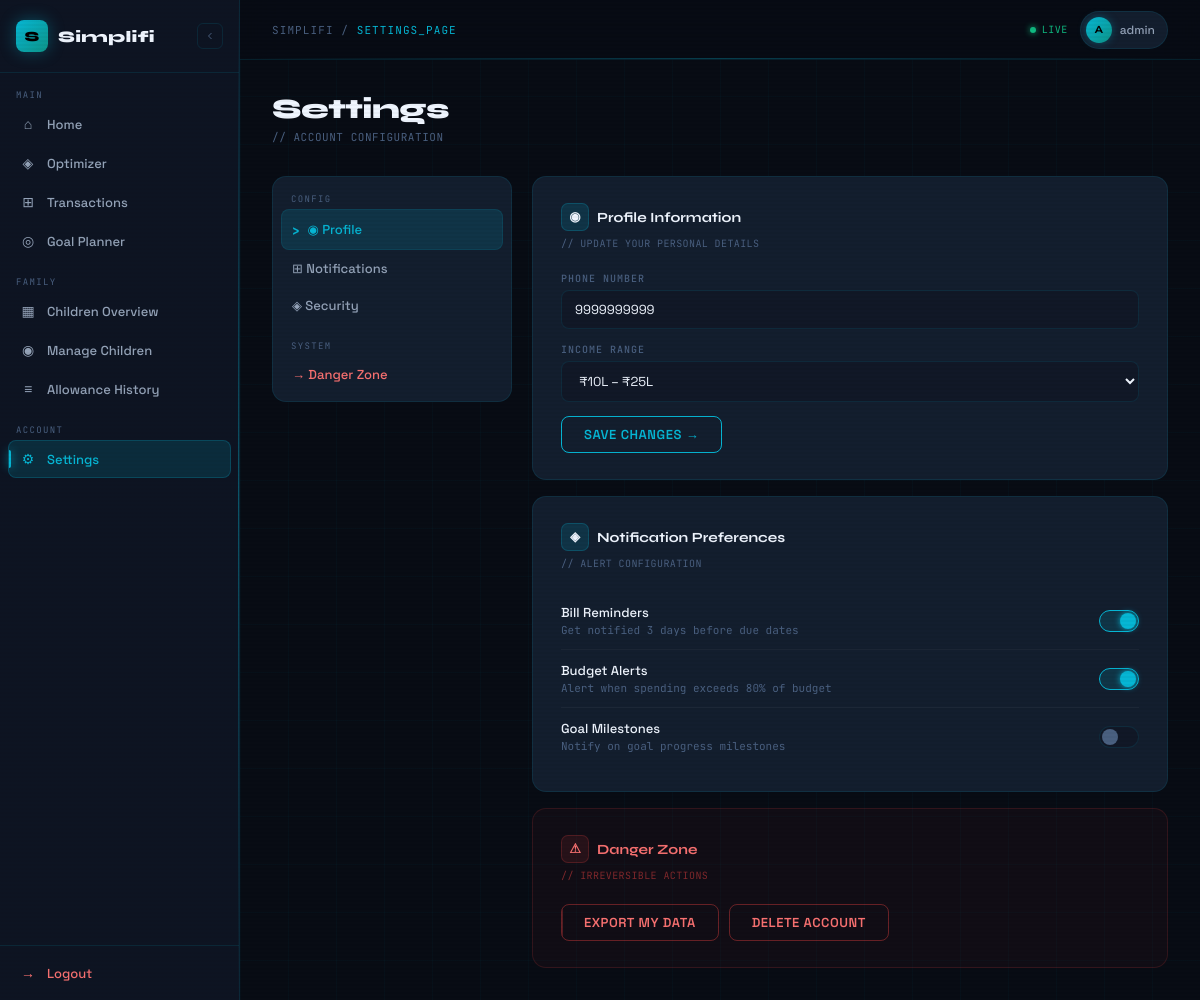
The app's page /auth/settings/ (signed in) with its own data.
### accounts/models.py (models this page shows, shortened)
class User(AbstractUser):
    ROLE_CHOICES = (
        ("parent", "Parent"),
        ("child", "Child"),
    )
    role = models.CharField(
        max_length=20,
        choices=ROLE_CHOICES,
        default="parent"
    )
    phone = models.CharField(max_length=15, blank=True)
    income_range = models.CharField(
        max_length=50,
        choices=[
            ('<5L', 'Below 5L'),
            ('5-10L', '5–10L'),
            ('10-25L', '10–25L'),
            ('25L+', '25L+'),
        ],
        blank=True
    )

### accounts/views.py (the view)
# urls.py: path('settings/', settings_page, name='settings_page'),
@login_required
def settings_page(request):
    if request.method == "POST":
        request.user.phone = request.POST.get("phone")
        request.user.income_range = request.POST.get("income_range")
        request.user.save()
        return redirect("settings_page")
    return render(request, "accounts/settings.html")

### accounts/templates/accounts/settings.html (shortened to what this page needs)
{% extends "accounts/dashboard.html" %}
{% block content %}
<div class="page-header">
  <div>
    <div class="page-title">Settings</div>
    <div class="page-subtitle">// ACCOUNT CONFIGURATION</div>
  </div>
</div>
<div class="settings-grid">
  <div class="settings-nav">
    <div class="sn-label">Config</div>
    <div class="sn-link active">◉ Profile</div>
    <div class="sn-link">⊞ Notifications</div>
    <div class="sn-link">◈ Security</div>
    <div class="sn-label" style="margin-top:8px;">System</div>
    <div class="sn-link" style="color:#f87171;">→ Danger Zone</div>
  </div>
  <div class="settings-content">
    <div class="settings-card delay-1">
      <div class="settings-title">
        <div class="section-icon">◉</div>
        Profile Information
      </div>
      <div class="settings-desc">// UPDATE YOUR PERSONAL DETAILS</div>
      <form method="POST">
        <div class="form-row">
          <label>Phone Number</label>
          <input type="text" name="phone" value="{{ request.user.phone }}" placeholder="+91 XXXXX XXXXX">
        </div>
        <div class="form-row">
          <label>Income Range</label>
          <select name="income_range">
            <option value="10-25L" {% if request.user.income_range == "10-25L" %}selected{% endif %}>₹10L – ₹25L</option>
          </select>
        </div>
        <button type="submit" class="save-btn"><span>Save Changes →</span></button>
      </form>
    </div>
    <div class="settings-card delay-2">
      <div class="settings-title">
        <div class="section-icon">◈</div>
        Notification Preferences
      </div>
      <div class="settings-desc">// ALERT CONFIGURATION</div>
      <div class="toggle-setting">
        <div class="ts-text">
          <div class="ts-name">Bill Reminders</div>
          <div class="ts-desc">Get notified 3 days before due dates</div>
        </div>
        <label class="toggle-wrap">
          <span class="toggle-track"></span>
        </label>
      </div>
      <div class="toggle-setting">
        <div class="ts-text">
          <div class="ts-name">Budget Alerts</div>
          <div class="ts-desc">Alert when spending exceeds 80% of budget</div>
        </div>
        <label class="toggle-wrap">
          <span class="toggle-track"></span>
        </label>
      </div>
      <div class="toggle-setting">
        <div class="ts-text">
          <div class="ts-name">Goal Milestones</div>
          <div class="ts-desc">Notify on goal progress milestones</div>
        </div>
        <label class="toggle-wrap">
          <span class="toggle-track"></span>
        </label>
      </div>
    </div>
    <div class="settings-card danger-card delay-3">
      <div class="settings-title danger-title">
        <div class="section-icon" style="background:rgba(239,68,68,0.1);border-color:rgba(239,68,68,0.2);">⚠</div>
        Danger Zone
      </div>
      <div class="settings-desc" style="color:rgba(239,68,68,0.5);">// IRREVERSIBLE ACTIONS</div>
      <div style="display:flex;gap:10px;flex-wrap:wrap;">
        <button class="save-btn danger-btn"><span>Export My Data</span></button>
        <button class="save-btn danger-btn"><span>Delete Account</span></button>
      </div>
    </div>
  </div>
</div>
{% endblock %}

### accounts/templates/accounts/dashboard.html (shortened to what this page needs)
{% load static %}
<!DOCTYPE html>
<html lang="en">
<head>
</head>
<body>
<div class="shell">
  <aside class="sidebar" id="sidebar">
    <div class="sidebar-logo">
      <div class="logo-mark" onclick="toggleSidebar()">S</div>
      <span class="logo-text">Simplifi</span>
      <button class="toggle-btn" onclick="toggleSidebar()" title="Collapse">
        <svg width="12" height="12" fill="none" stroke="currentColor" stroke-width="2" viewBox="0 0 24 24">
          <path d="M15 18l-6-6 6-6"/>
        </svg>
      </button>
    </div>
    <nav>
      {% if request.user.role == "parent" %}
        <div class="nav-section-label">Main</div>
        <a href="{% url 'dashboard_home' %}" class="nav-link {% if request.resolver_match.url_name == 'dashboard_home' %}active{% endif %}">
          <span class="nav-icon">⌂</span>
          <span class="nav-label">Home</span>
        </a>
        <a href="{% url 'finance_overview' %}" class="nav-link {% if request.resolver_match.url_name == 'finance_overview' %}active{% endif %}">
          <span class="nav-icon">◈</span>
          <span class="nav-label">Optimizer</span>
        </a>
        <a href="{% url 'transactions' %}" class="nav-link {% if request.resolver_match.url_name == 'transactions' %}active{% endif %}">
          <span class="nav-icon">⊞</span>
          <span class="nav-label">Transactions</span>
        </a>
        <a href="{% url 'goal_dashboard' %}" class="nav-link {% if request.resolver_match.url_name == 'goal_dashboard' %}active{% endif %}">
          <span class="nav-icon">◎</span>
          <span class="nav-label">Goal Planner</span>
        </a>
        <div class="nav-section-label" style="margin-top:8px;">Family</div>
        <a href="{% url 'parent_children_dashboard' %}" class="nav-link">
          <span class="nav-icon">▦</span>
          <span class="nav-label">Children Overview</span>
        </a>
        <a href="{% url 'children_list' %}" class="nav-link {% if request.resolver_match.url_name == 'children_list' %}active{% endif %}">
          <span class="nav-icon">◉</span>
          <span class="nav-label">Manage Children</span>
        </a>
        <a href="{% url 'allowance_history' %}" class="nav-link">
          <span class="nav-icon">≡</span>
          <span class="nav-label">Allowance History</span>
        </a>
        <div class="nav-section-label" style="margin-top:8px;">Account</div>
        <a href="{% url 'settings_page' %}" class="nav-link {% if request.resolver_match.url_name == 'settings_page' %}active{% endif %}">
          <span class="nav-icon">⚙</span>
          <span class="nav-label">Settings</span>
        </a>
      {% endif %}
    </nav>
    <div class="sidebar-footer">
      <a href="{% url 'logout' %}" class="logout-link">
        <span class="nav-icon">→</span>
        <span class="logout-label">Logout</span>
      </a>
    </div>
  </aside>
  <div class="main" id="main">
    <div class="topbar">
      <div class="topbar-left">
        <div class="topbar-title">
          SIMPLIFI / <span>{{ request.resolver_match.url_name|upper|default:"DASHBOARD" }}</span>
        </div>
      </div>
      <div class="topbar-right">
        <div class="live-dot">
          <div class="live-pulse"></div>
          LIVE
        </div>
        <div class="user-chip">
          <div class="user-avatar">{{ request.user.username|first|upper }}</div>
          {{ request.user.username }}
        </div>
      </div>
    </div>
    <div class="content-area">
      {% block content %}{% endblock %}
    </div>
  </div>
</div>
</body>
</html>

### accounts/templates/accounts/settings.html (style rules this page uses)
.settings-grid { display: grid; grid-template-columns: 240px 1fr; gap: 20px; margin-top: 8px; }
.settings-nav { background: var(--surface); border: 1px solid var(--border); border-radius: 14px; padding: 8px; height: fit-content; position: sticky; top: 80px; animation: cardIn 0.5s cubic-bezier(0.16,1,0.3,1) both; }
.sn-label { font-family: 'JetBrains Mono', monospace; font-size: 9px; letter-spacing: 0.15em; text-transform: uppercase; color: var(--ink-3); padding: 8px 10px 4px; }
.sn-link { display: flex; align-items: center; gap: 8px; padding: 9px 10px; border-radius: 8px; font-size: 13px; font-weight: 500; color: var(--ink-2); cursor: pointer; transition: all 0.2s; border: 1px solid transparent; text-decoration: none; }
.sn-link:hover, .sn-link.active { background: var(--cyan-dim); color: var(--cyan); border-color: var(--border); }
.sn-link.active::before { content: '›'; color: var(--cyan); font-size: 16px; }
.settings-content { display: flex; flex-direction: column; gap: 16px; }
.settings-card { background: var(--surface); border: 1px solid var(--border); border-radius: 14px; padding: 26px 28px; position: relative; overflow: hidden; animation: cardIn 0.5s cubic-bezier(0.16,1,0.3,1) both; transition: border-color 0.2s; }
.settings-card::before { content: ''; position: absolute; top: 0; left: 0; right: 0; height: 1px; background: linear-gradient(90deg, transparent, var(--cyan), transparent); opacity: 0; transition: opacity 0.3s; }
.settings-card.delay-1 { animation-delay: 0.05s; }
.settings-card.delay-2 { animation-delay: 0.12s; }
.settings-card.delay-3 { animation-delay: 0.19s; }
.settings-title { font-family: 'Syne', sans-serif; font-size: 14px; font-weight: 700; color: var(--ink); margin-bottom: 6px; display: flex; align-items: center; gap: 8px; }
.settings-desc { font-family: 'JetBrains Mono', monospace; font-size: 10px; color: var(--ink-3); margin-bottom: 22px; letter-spacing: 0.04em; }
.form-row { margin-bottom: 14px; }
.form-row label { display: block; font-family: 'JetBrains Mono', monospace; font-size: 10px; font-weight: 500; text-transform: uppercase; letter-spacing: 0.1em; color: var(--ink-3); margin-bottom: 5px; }
.form-row input, .form-row select { width: 100%; padding: 10px 13px; border: 1px solid var(--border); border-radius: 8px; font-family: 'Space Grotesk', sans-serif; font-size: 13px; color: var(--ink); background: var(--bg-3); outline: none; transition: border-color 0.2s, box-shadow 0.2s; }
.form-row select option { background: var(--bg-3); color: var(--ink); }
.save-btn { padding: 9px 22px; background: transparent; color: var(--cyan); border: 1px solid var(--cyan); border-radius: 8px; font-family: 'Space Grotesk', sans-serif; font-size: 13px; font-weight: 600; cursor: pointer; transition: all 0.2s; position: relative; overflow: hidden; letter-spacing: 0.04em; text-transform: uppercase; }
.save-btn::before { content: ''; position: absolute; inset: 0; background: var(--cyan); transform: translateX(-100%); transition: transform 0.25s ease; }
.save-btn span { position: relative; z-index: 1; }
.danger-card { background: rgba(239,68,68,0.04); border-color: rgba(239,68,68,0.15) !important; }
.danger-title { color: #f87171 !important; }
.danger-btn { border-color: rgba(239,68,68,0.4) !important; color: #f87171 !important; }
.danger-btn::before { background: #ef4444 !important; }
.toggle-setting { display: flex; align-items: center; justify-content: space-between; padding: 12px 0; border-bottom: 1px solid rgba(255,255,255,0.04); }
.toggle-setting:last-child { border: none; }
.ts-name { font-size: 13px; font-weight: 500; color: var(--ink); margin-bottom: 2px; }
.ts-desc { font-size: 11px; color: var(--ink-3); font-family: 'JetBrains Mono', monospace; }
.toggle-wrap { position: relative; width: 40px; height: 22px; flex-shrink: 0; }
.toggle-track { position: absolute; inset: 0; background: var(--bg-3); border: 1px solid var(--border); border-radius: 999px; cursor: pointer; transition: background 0.25s, border-color 0.25s; }
.toggle-track::before { content: ''; position: absolute; width: 16px; height: 16px; left: 2px; top: 2px; background: var(--ink-3); border-radius: 50%; transition: transform 0.25s cubic-bezier(0.4,0,0.2,1), background 0.25s; }
.toggle-wrap input:checked + .toggle-track { background: var(--cyan-dim); border-color: var(--cyan); }
.toggle-wrap input:checked + .toggle-track::before { transform: translateX(18px); background: var(--cyan); box-shadow: 0 0 6px var(--cyan); }

### records on screen
User: user.username|first "A", user.username "admin", phone "9999999999", income_range "₹10L – ₹25L"

### other values on screen
{{ request.resolver_match.url_name|upper|default:"DASHBOARD" }} "SETTINGS_PAGE"
